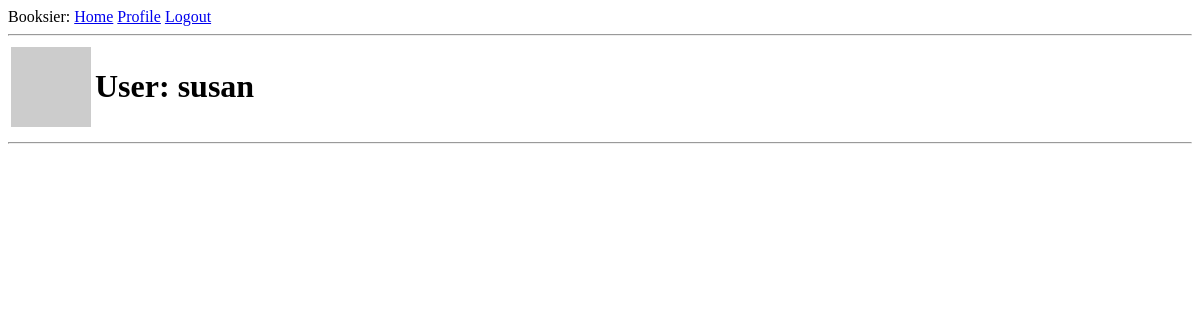
/user/susan (signed in), run on an earlier commit of the app's database.
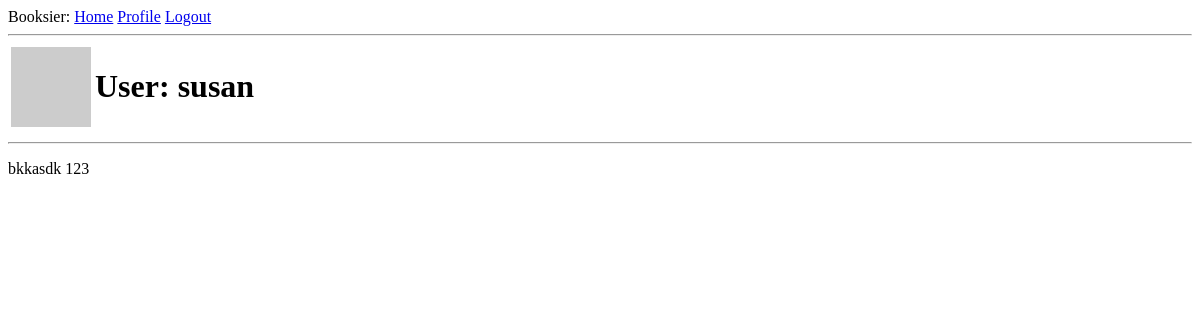
And on a later commit of the database.
### app/user.py (models this page shows, shortened)
class User(UserMixin, db.Model):
    __tablename__ = 'users'
    id = db.Column(db.Integer, primary_key=True)
    username = db.Column(db.String(64), index=True, unique=True)
    email = db.Column(db.String(120), index=True, unique=True)
    password_hash = db.Column(db.String(128))
    books = db.relationship(Book, backref='user', lazy='dynamic')
    about_me = db.Column(db.String(140))
    last_seen = db.Column(db.DateTime, default=datetime.utcnow)
    def avatar(self, size):
        digest = md5(self.email.lower().encode('utf-8')).hexdigest()
        return 'https://www.gravatar.com/avatar/{}?d=identicon&s={}'.format(
            digest, size)

### app/book.py (models this page shows, shortened)
class Book(db.Model):
    __tablename__ = 'books'
    id = db.Column(db.Integer, primary_key=True)
    title = db.Column(db.String(200), index=True)
    total_pages = db.Column(db.Integer)
    user_id = db.Column(db.Integer, db.ForeignKey('users.id'))

### app/routes.py (the view)
@app.route('/user/<username>')
@login_required
def user(username: str):
    user = User.query.filter_by(username=username).first_or_404()
    books = Book.query.filter_by(user=user)
    return render_template('user.html', user=user, books=books)

### app/routes.py (called while the page is built)
@app.before_request
def before_request():
    if current_user.is_authenticated:
        current_user.last_seen = datetime.utcnow()
        db.session.commit()

### app/user.py (called while the page is built)
@login.user_loader
def load_user(id):
    return User.query.get(int(id))

### app/templates/user.html (shortened to what this page needs)
{% extends "base.html" %}
{% block content %}
    <table>
        <tr valign="top">
            <td><img src="{{ user.avatar(128) }}"></td>
            <td><h1>User: {{ user.username }}</h1></td>
        </tr>
    </table>
    <hr>
    {% for book in books %}
        {% include '_book.html' %}
    {% endfor %}
{% endblock %}

### app/templates/base.html (shortened to what this page needs)
<!DOCTYPE html>
<html lang="en">
<head>
</head>
<body>
<div>
    Booksier:
    <a href="{{ url_for('index') }}">Home</a>
    {% if current_user.is_anonymous %}
        <a href="{{ url_for('login') }}">Login</a>
    {% else %}
        <a href="{{ url_for('user', username=current_user.username) }}">Profile</a>
        <a href="{{ url_for('logout') }}">Logout</a>
    {% endif %}
</div>
<hr/>
{% block content %}{% endblock %}
</body>
</html>

### app/templates/_book.html
<div><p>{{ book.title }}&nbsp;{{ book.total_pages }}</p></div>

What changed in the data, as far as the page shows it:
added Book: title "bkkasdk", total_pages "123"
